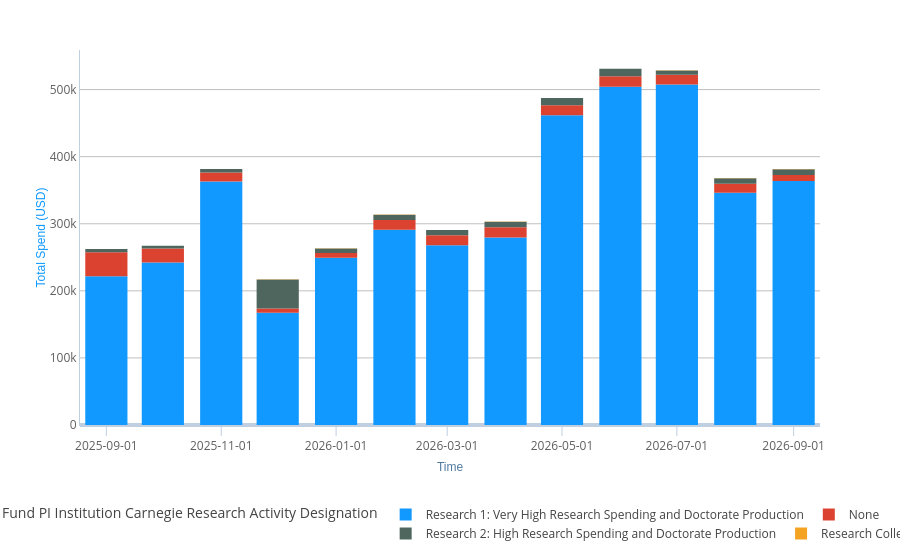

Notebook cell for this chart:
### Code cell
# 6. CloudBank Spend:  Spend by Carnegie Research Designation, 1 year
metric_name = 'Total Spend (USD)'

with dw:
    df = dw.get_data(
        duration=plot_duration,
        realm='CloudBankSpend',
        metric=metric_name, 
        dimension='cb_pi_institution_carnegie_research_designation',
        filters={},
        dataset_type='timeseries',
        aggregation_unit=plot_aggregation,
    )
plot = px.bar(df, labels={'value': metric_name})
plot.show()

### Figure 1 — Plotly figure (JSON) as saved in the notebook; plotly's stock layout.template omitted (floating-point values rounded to 4 significant figures)
{"data": [{"hovertemplate": "Fund PI Institution Carnegie Research Activity Designation=Research 1: Very High Research Spending and Doctorate Production<br>Time=%{x}<br>Total Spend (USD)=%{y}<extra></extra>", "legendgroup": "Research 1: Very High Research Spending and Doctorate Production", "marker": {"color": "#1199FF", "pattern": {"shape": ""}}, "name": "Research 1: Very High Research Spending and Doctorate Production", "orientation": "v", "showlegend": true, "textposition": "auto", "type": "bar", "x": ["2025-09-01T00:00:00.000000000", "2025-10-01T00:00:00.000000000", "2025-11-01T00:00:00.000000000", "2025-12-01T00:00:00.000000000", "2026-01-01T00:00:00.000000000", "2026-02-01T00:00:00.000000000", "2026-03-01T00:00:00.000000000", "2026-04-01T00:00:00.000000000", "2026-05-01T00:00:00.000000000", "2026-06-01T00:00:00.000000000", "2026-07-01T00:00:00.000000000", "2026-08-01T00:00:00.000000000", "2026-09-01T00:00:00.000000000"], "xaxis": "x", "y": [221700.0, 242200.0, 363100.0, 167500.0, 249200.0, 291000.0, 267800.0, 279400.0, 461600.0, 504200.0, 507700.0, 346000.0, 363500.0], "yaxis": "y"}, {"hovertemplate": "Fund PI Institution Carnegie Research Activity Designation=None<br>Time=%{x}<br>Total Spend (USD)=%{y}<extra></extra>", "legendgroup": "None", "marker": {"color": "#DB4230", "pattern": {"shape": ""}}, "name": "None", "orientation": "v", "showlegend": true, "textposition": "auto", "type": "bar", "x": ["2025-09-01T00:00:00.000000000", "2025-10-01T00:00:00.000000000", "2025-11-01T00:00:00.000000000", "2025-12-01T00:00:00.000000000", "2026-01-01T00:00:00.000000000", "2026-02-01T00:00:00.000000000", "2026-03-01T00:00:00.000000000", "2026-04-01T00:00:00.000000000", "2026-05-01T00:00:00.000000000", "2026-06-01T00:00:00.000000000", "2026-07-01T00:00:00.000000000", "2026-08-01T00:00:00.000000000", "2026-09-01T00:00:00.000000000"], "xaxis": "x", "y": [35830.0, 21040.0, 13330.0, 6060.0, 7316.0, 14470.0, 14920.0, 15210.0, 15060.0, 15770.0, 14500.0, 13750.0, 9188.0], "yaxis": "y"}, {"hovertemplate": "Fund PI Institution Carnegie Research Activity Designation=Research 2: High Research Spending and Doctorate Production<br>Time=%{x}<br>Total Spend (USD)=%{y}<extra></extra>", "legendgroup": "Research 2: High Research Spending and Doctorate Production", "marker": {"color": "#4E665D", "pattern": {"shape": ""}}, "name": "Research 2: High Research Spending and Doctorate Production", "orientation": "v", "showlegend": true, "textposition": "auto", "type": "bar", "x": ["2025-09-01T00:00:00.000000000", "2025-10-01T00:00:00.000000000", "2025-11-01T00:00:00.000000000", "2025-12-01T00:00:00.000000000", "2026-01-01T00:00:00.000000000", "2026-02-01T00:00:00.000000000", "2026-03-01T00:00:00.000000000", "2026-04-01T00:00:00.000000000", "2026-05-01T00:00:00.000000000", "2026-06-01T00:00:00.000000000", "2026-07-01T00:00:00.000000000", "2026-08-01T00:00:00.000000000", "2026-09-01T00:00:00.000000000"], "xaxis": "x", "y": [4661.0, 3753.0, 5036.0, 43340.0, 6583.0, 8079.0, 7927.0, 8522.0, 10680.0, 10860.0, 6161.0, 8218.0, 8448.0], "yaxis": "y"}, {"hovertemplate": "Fund PI Institution Carnegie Research Activity Designation=Research Colleges and Universities<br>Time=%{x}<br>Total Spend (USD)=%{y}<extra></extra>", "legendgroup": "Research Colleges and Universities", "marker": {"color": "#F4A221", "pattern": {"shape": ""}}, "name": "Research Colleges and Universities", "orientation": "v", "showlegend": true, "textposition": "auto", "type": "bar", "x": ["2025-09-01T00:00:00.000000000", "2025-10-01T00:00:00.000000000", "2025-11-01T00:00:00.000000000", "2025-12-01T00:00:00.000000000", "2026-01-01T00:00:00.000000000", "2026-02-01T00:00:00.000000000", "2026-03-01T00:00:00.000000000", "2026-04-01T00:00:00.000000000", "2026-05-01T00:00:00.000000000", "2026-06-01T00:00:00.000000000", "2026-07-01T00:00:00.000000000", "2026-08-01T00:00:00.000000000", "2026-09-01T00:00:00.000000000"], "xaxis": "x", "y": [197.8, 228.1, 214.4, 269.1, 199.3, 189.5, 179.1, 174.8, 175.6, 166.0, 428.0, 190.0, 391.6], "yaxis": "y"}], "layout": {"barmode": "relative", "legend": {"title": {"text": "Fund PI Institution Carnegie Research Activity Designation"}, "tracegroupgap": 0}, "xaxis": {"anchor": "y", "domain": [0, 1], "title": {"text": "Time"}}, "yaxis": {"anchor": "x", "domain": [0, 1], "title": {"text": "Total Spend (USD)"}}}}
